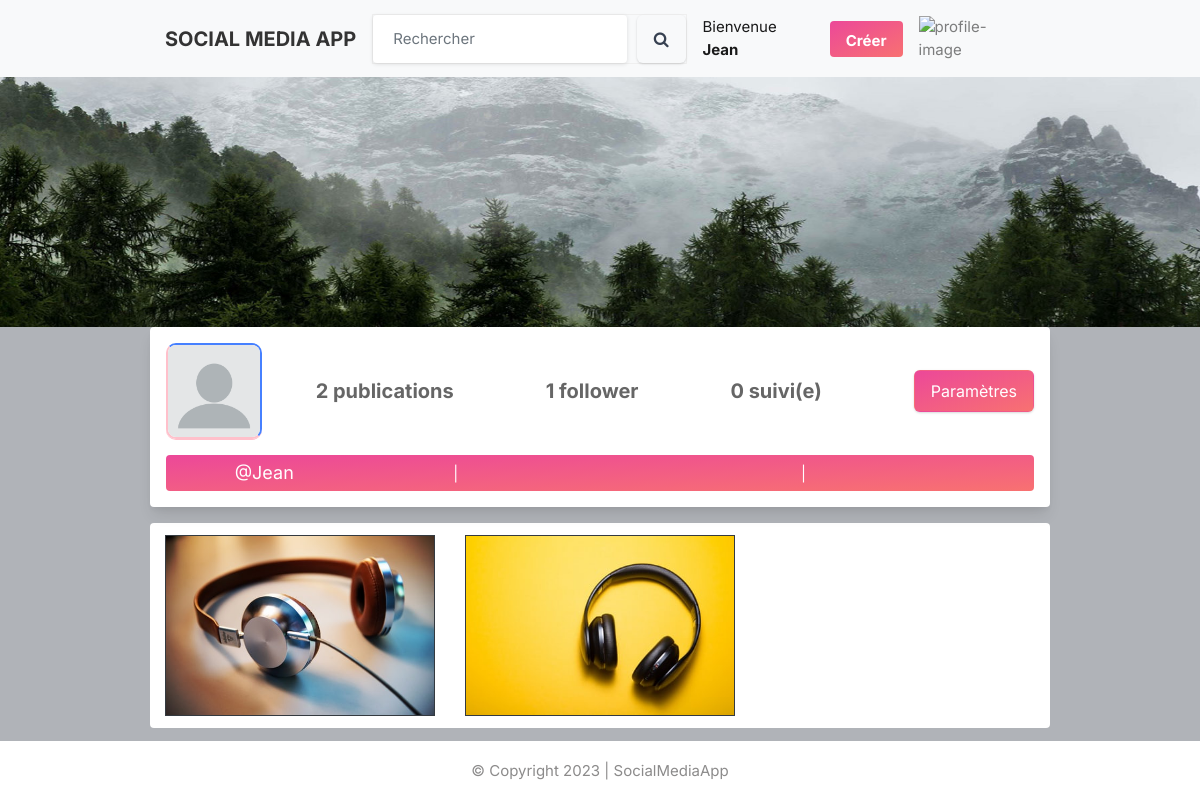
/profile/Jean (signed in), run on an earlier commit of the app's database.
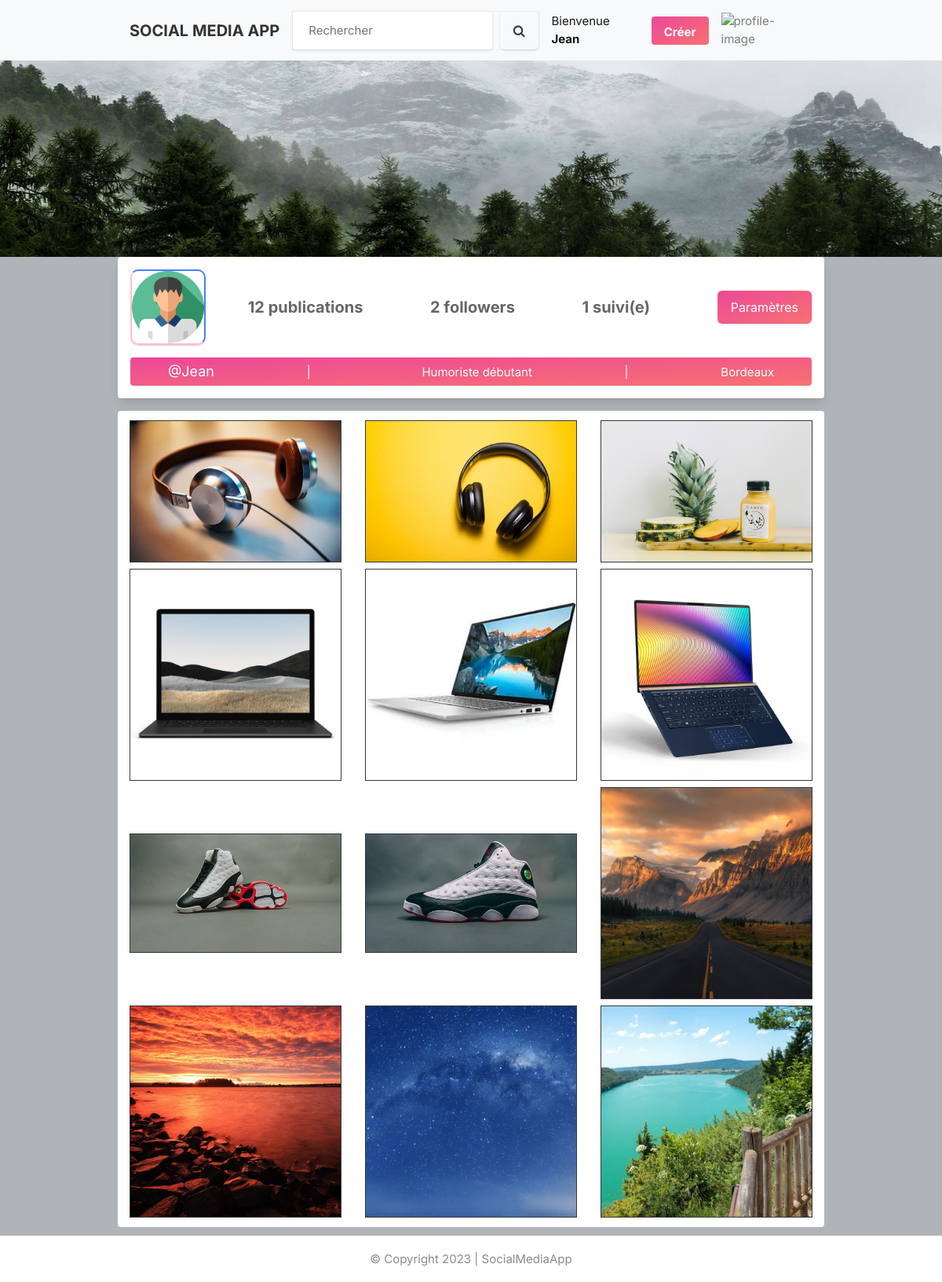
And on a later commit of the database.
### core/models.py (models this page shows, shortened)
class Profile(models.Model):
    objects = models.Manager()
    user = models.ForeignKey(User, on_delete=models.CASCADE)
    id_user = models.IntegerField()
    bio = models.TextField(blank=True)
    profile_img = models.ImageField(upload_to='profile_images', default='blank-profile-picture.png')
    location = models.CharField(max_length=100, blank=True)
    def __str__(self):
        return self.user.username

class Post(models.Model):
    objects = models.Manager()
    id = models.UUIDField(primary_key=True, default=uuid.uuid4)
    user = models.CharField(max_length=100)
    image = models.ImageField(upload_to='post_images')
    caption = models.TextField()
    created_at = models.DateTimeField(default=datetime.now)
    no_of_likes = models.IntegerField(default=0)

### core/views.py (the view)
# urls.py: path('profile/<str:profile_pk>', views.profile, name='profile'),
@login_required(login_url='signin')
def profile(request, profile_pk):
    current_user = request.user
    user_object = User.objects.get(username=profile_pk)
    user_profile = Profile.objects.get(user=user_object)
    user_posts = Post.objects.filter(user=profile_pk)
    user_post_length = len(user_posts)
    follower = request.user.username
    user = profile_pk
    if FollowersCount.objects.filter(follower=follower, user=user).first():
        button_text = 'Ne plus suivre'
    else:
        button_text = 'Suivre'
    user_followers = len(FollowersCount.objects.filter(user=profile_pk))
    user_following = len(FollowersCount.objects.filter(follower=profile_pk))
    context = {
        'current_user': current_user,
        'user_object': user_object,
        'user_profile': user_profile,
        'user_posts': user_posts,
        'user_post_length': user_post_length,
        'button_text': button_text,
        'user_followers': user_followers,
        'user_following': user_following,
    }
    return render(request, 'profile.html', context)

### templates/profile.html (shortened to what this page needs)
{% extends "base.html" %}
{% load static %}
{% block content %}
<div class="feature-photo">
	<figure><img src="{% static 'images/resources/timeline-1.jpg' %}" alt="cover-image"></figure>
	<div class="container p-3 bg-white rounded shadow-lg">
		<div class="">
			<div class="row justify-content-between align-items-center">
				<div class="col-4 col-sm-3 col-md-2 d-flex justify-content-md-start">
					<div class="user-avatar w-24 h-24">
						<figure>
							<img src="{{ user_profile.profile_img.url }}" alt="profile-image">
						</figure>
					</div>
				</div>
				<div class="col-8 col-sm-9 col-md-10">
					<div class="container">
						<form action="/follow/" method="POST">
							<div class="row d-flex justify-content-between align-items-center text-center">
								<div class="">
									{% if user_post_length == 0 or user_post_length == 1 %}
										<span class="text-xl"><b>{{ user_post_length }} publication</b></span>
									{% else %}
										<span class="text-xl"><b>{{ user_post_length }} publications</b></span>
									{% endif %}
								</div>
								<div class="3">
									{% if user_followers == 0 or user_followers == 1 %}
										<span class="text-xl"><b>{{ user_followers }} follower</b></span>
									{% else %}
										<span class="text-xl"><b>{{ user_followers }} followers</b></span>
									{% endif %}
								</div>
								<div class="">
									{% if user_following == 0 or user_following == 1 %}
										<span class="text-xl"><b>{{ user_following }} suivi(e)</b></span>
									{% else %}
										<span class="text-xl"><b>{{ user_following }} suivi(e)s</b></span>
									{% endif %}
								</div>
								<div class="">
									{% if user_object.username == current_user.username %}
										<a href="{% url 'settings' %}">
											<button class="btn bg-gradient-to-br from-pink-500 to-red-400 text-white">Paramètres</button>
										</a>
									{% else %}
										<a data-ripple="" class="bg-gradient-to-br from-pink-500 to-red-400">
											<button type="submit" class="btn bg-gradient-to-br from-pink-500 to-red-400 text-white text-lg md:text-2xl">{{ button_text }}</button>
										</a>
									{% endif %}
								</div>
							</div>
						</form>
					</div>
				</div>
			</div>
		</div>
		<div class="bg-gradient-to-br from-pink-500 to-red-400 rounded mt-3">
			<div class="row d-flex justify-content-around align-items-center text-center p-1">
				<div class="user-info">
					<p class="text-white text-lg md:text-2xl">@{{ user_profile.user.username }}</p>
				</div>
				<p class="text-white d-none d-md-block">|</p>
				<div class="user-info">
					<p class="text-white pl-4 md:pl-0">{{ user_profile.bio }}</p>
				</div>
				<p class="text-white d-none d-md-block">|</p>
				<div class="user-info">
					<p class="text-white">{{ user_profile.location }}</p>
				</div>
			</div>
		</div>
	</div>
</div>
<div class="container mt-3 mb-5 bg-white rounded">
	{% if user_posts %}
		<div class="row mb-5 py-2">
			{% for post in user_posts %}
				<div class="col-12 col-md-4 d-flex align-items-center justify-content-center my-1">
					<div class="border border-dark">
						<a class="" href="{{ post.image.url }}" target="_blank">
							<img src="{{ post.image.url }}" alt="post-image">
						</a>
					</div>
				</div>
			{% endfor %}
		</div>
	{% else %}
		<div class="mx-auto mt-5 py-5">
			<h2 class="text-3xl font-bold text-center">Vous n'avez pas encore de publication !</h2>
			<p class="text-center text-gray-600 mt-3">En cliquant sur <b>Créer</b> vous pourrez faire votre première publication.</p>
		</div>
	{% endif %}
</div>
{% endblock %}

What changed in the data, as far as the page shows it:
changed Profile "Jean": profile_img: picture added in place of a placeholder; bio (not shown) → "Humoriste débutant"; location (not shown) → "Bordeaux"
added Post: image (picture)
added Post: image (picture)
added Post: image (picture)
added Post: image (picture)
added Post: image (picture)
added Post: image (picture)
added Post: image (picture)
added Post: image (picture)
added Post: image (picture)
added Post: image (picture)
Also different on the page:
{{ user_post_length }}: "2" → "12"
{{ user_followers }}: (not shown) → "2"
{{ user_following }}: "0" → "1"
{{ user_followers }}: "1" → (not shown)
text no longer shown: "follower"
text now shown: "followers"
